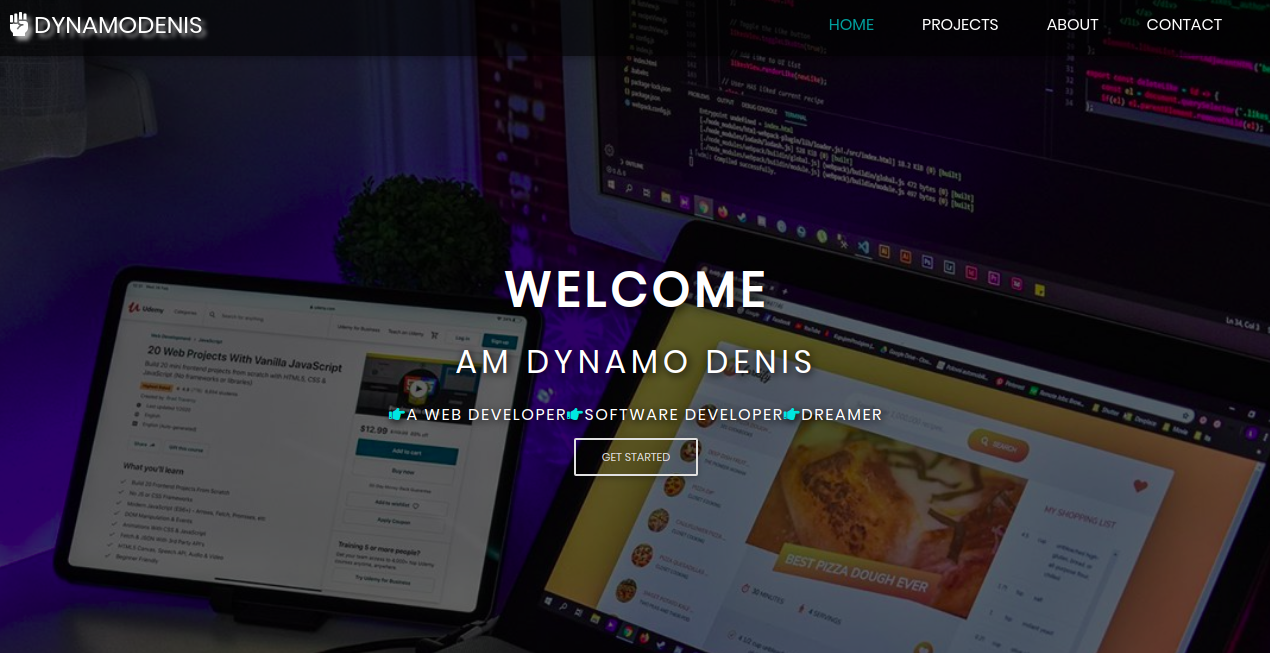
#> input picture comps.png, 1270 x 653 px
$ python drawing_function.py
#> lines starting #> are read from the running program, lines starting #| are printed output that depends on the picture
import cv2

img = cv2.imread('comps.png', 1)
#> img is the input picture: shape (653, 1270, 3); mean B, G, R 47.2, 36, 41.2

img = cv2.line(img,(0,0),(640,480),(200,45,78),10)
img = cv2.arrowedLine(img,(50,50),(640,480),(56,45,78),10)
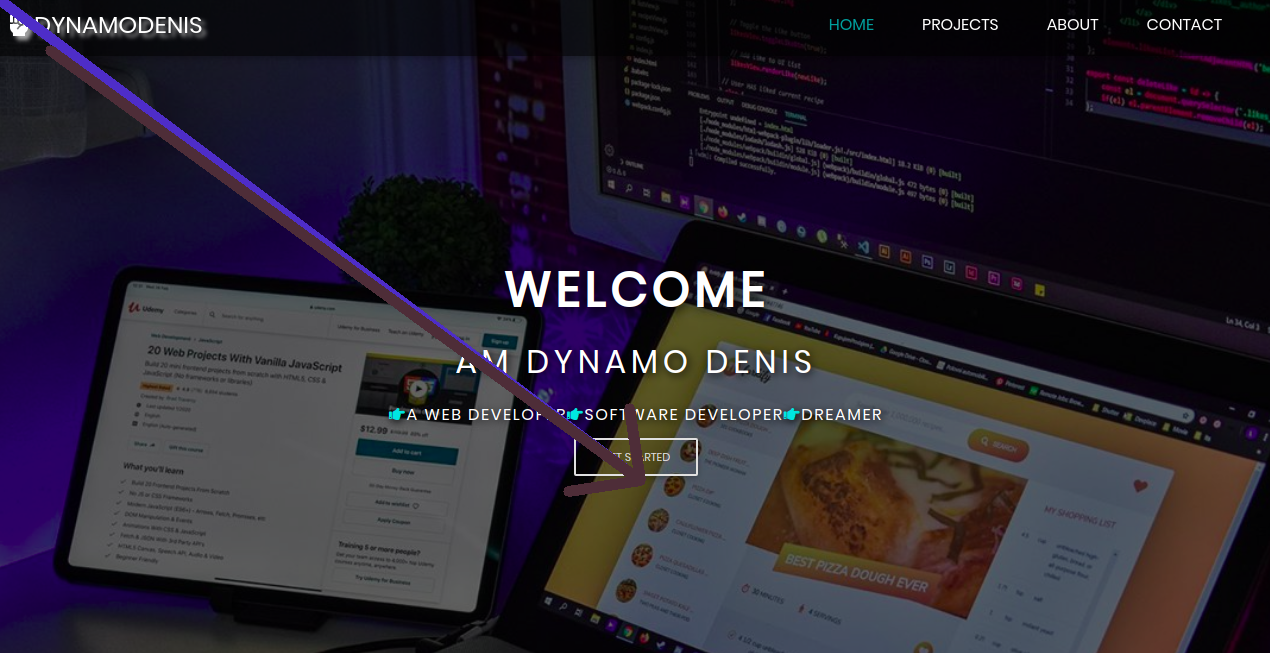
#> img: shape (653, 1270, 3); mean B, G, R 48, 36.1, 41.7

cv2.imshow('images',img)

cv2.waitKey(0)
# conditional to estroy window without saving image
cv2.destroyAllWindows()
